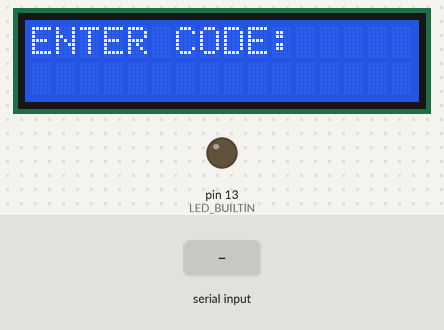
A sketch run on a simulated Arduino Uno, built with avr-gcc and run on an emulated ATmega328P. On the bench: 16×2 character LCD, output pins drawn as LEDs (lit = HIGH). The inputs (shaded band) are chosen by the test bench.

Above: at 1.2 s.
1.3 s: "90,45\n" received over Serial
At 4.22 s:
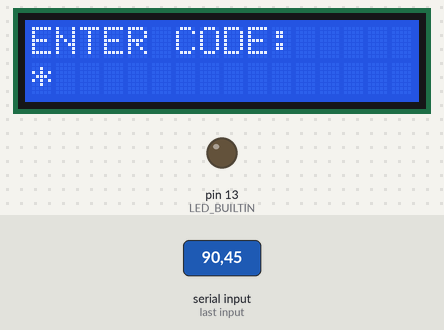
4.3 s: "30,150\n" received over Serial
At 5.9 s:
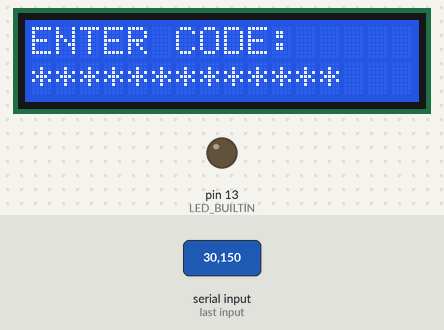
At 8.7 s:
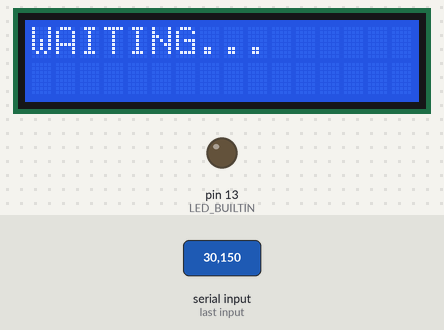
Timing chart, 0 to 10.2 s (numbered marks = the images above; inputs shaded):
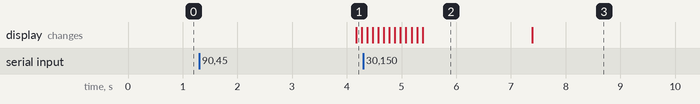

Measured:
- after the input at 1.3 s, the display: changes after 2.9 s (image 1)
- after the input at 4.3 s, the display: first differs from a run without the input after 0.48 s (image 2 shows a later state)
- what the display in image 2 shows lasts 2.0 s, from 5.4 s to 7.4 s

The sketch:

interface.ino
```cpp
#include <LiquidCrystal.h>

LiquidCrystal lcd(12, 11, 5, 4, 3, 2);

int count = 0;
int row = 0;
int state = 1;

String wordOut = "";

void setup(){
  //Begins the serial connection
  Serial.begin(9600);
  lcd.begin(16,2);
  pinMode(LED_BUILTIN, OUTPUT);

}

void loop(){

 while(state){

  lcd.clear();
  lcd.setCursor(0, 0);
  lcd.print("ENTER CODE:");
  delay(2000);
  if(Serial.available()){
    while(Serial.available()){
       delay(100);
       lcd.setCursor(0,1);

       row = 1;


        char yep = Serial.read();

        wordOut = wordOut + "*";
        lcd.setCursor(0,row);
        lcd.print(wordOut);
        Serial.flush();
    }
     delay(2000);
     state = 0;
  }
  Serial.flush();


 }
 lcd.clear();
 lcd.setCursor(0, 0);
 lcd.print("WAITING...");
 delay(5000);

 if(Serial.available()){
    delay(100);
    int answer = Serial.parseInt();
    lcd.setCursor(0, 0);
    lcd.clear();
    if(answer > 0) {
      lcd.print("OK");
      digitalWrite(LED_BUILTIN, HIGH);
      delay(5000);
      digitalWrite(LED_BUILTIN, LOW);
      Serial.flush();
      wordOut = "";
      state = 1;
    } else {
      lcd.print("FALSE CODE");
      delay(5000);
      Serial.flush();
      wordOut = "";
      state = 1;
    }
    Serial.flush();


  }
}
```
